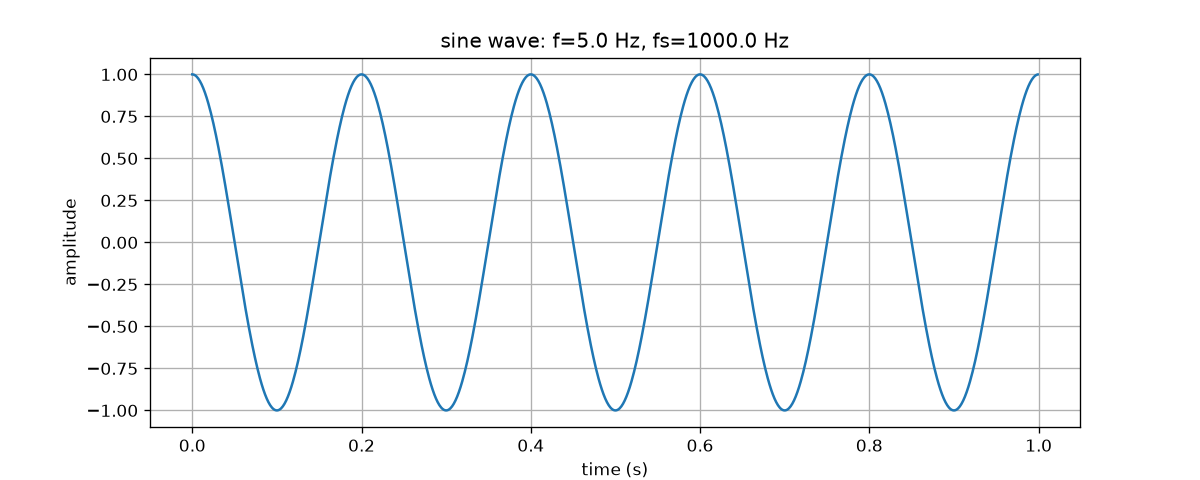

The script that saved this image:
# /usr/bin python
import matplotlib.pyplot as plt
import numpy as np


def make_sine(f, fs, duration, amp=1.0, phase=np.pi / 2):
    n = np.arange(int(fs * duration))
    t = n / fs  # vectorization
    x = amp * np.sin(2 * np.pi * f * t + phase)  # amplitude
    return t, x


if __name__ == "__main__":
    f = 5.0
    fs = 1000.0
    duration = 1.0

    t, x = make_sine(f, fs, duration)

    # If the condition is not met, throw an error and stop immediately.
    assert len(x) == int(fs * duration)

    print("N (sample size)\t\t  =", len(x))
    print("normalized frequency f/fs =", f / fs)
    print("samples per cycle fs/f    =", fs / f)

    plt.figure(figsize=(10, 4))
    plt.plot(t, x)
    plt.xlabel("time (s)")
    plt.ylabel("amplitude")
    plt.title(f"sine wave: f={f} Hz, fs={fs} Hz")
    plt.grid(True)
    plt.savefig("week1/d01_sine.png", dpi=120)
    print("saved to d01_sine.png")
